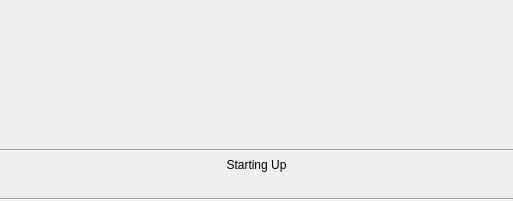
<?xml version="1.0" encoding="UTF-8"?>
<ui version="4.0">
 <class>ConnectionDialog</class>
 <widget class="QDialog" name="ConnectionDialog">
  <property name="windowModality">
   <enum>Qt::ApplicationModal</enum>
  </property>
  <property name="geometry">
   <rect>
    <x>0</x>
    <y>0</y>
    <width>513</width>
    <height>201</height>
   </rect>
  </property>
  <property name="windowTitle">
   <string>SilentDragonLite</string>
  </property>
  <property name="modal">
   <bool>true</bool>
  </property>
  <layout class="QVBoxLayout" name="verticalLayout">
   <property name="leftMargin">
    <number>0</number>
   </property>
   <property name="topMargin">
    <number>0</number>
   </property>
   <property name="rightMargin">
    <number>0</number>
   </property>
   <property name="bottomMargin">
    <number>0</number>
   </property>
   <item>
    <widget class="FilledIconLabel" name="topIcon">
     <property name="sizePolicy">
      <sizepolicy hsizetype="Expanding" vsizetype="Expanding">
       <horstretch>0</horstretch>
       <verstretch>0</verstretch>
      </sizepolicy>
     </property>
     <property name="text">
      <string notr="true"/>
     </property>
    </widget>
   </item>
   <item>
    <widget class="Line" name="line_2">
     <property name="orientation">
      <enum>Qt::Horizontal</enum>
     </property>
    </widget>
   </item>
   <item>
    <widget class="QLabel" name="status">
     <property name="text">
      <string>Starting Up</string>
     </property>
     <property name="alignment">
      <set>Qt::AlignCenter</set>
     </property>
     <property name="wordWrap">
      <bool>true</bool>
     </property>
    </widget>
   </item>
   <item>
    <widget class="QLabel" name="statusDetail">
     <property name="text">
      <string/>
     </property>
     <property name="alignment">
      <set>Qt::AlignCenter</set>
     </property>
    </widget>
   </item>
   <item>
    <widget class="Line" name="line">
     <property name="orientation">
      <enum>Qt::Horizontal</enum>
     </property>
    </widget>
   </item>
  </layout>
 </widget>
 <customwidgets>
  <customwidget>
   <class>FilledIconLabel</class>
   <extends>QLabel</extends>
   <header>fillediconlabel.h</header>
  </customwidget>
 </customwidgets>
 <resources/>
 <connections/>
</ui>
